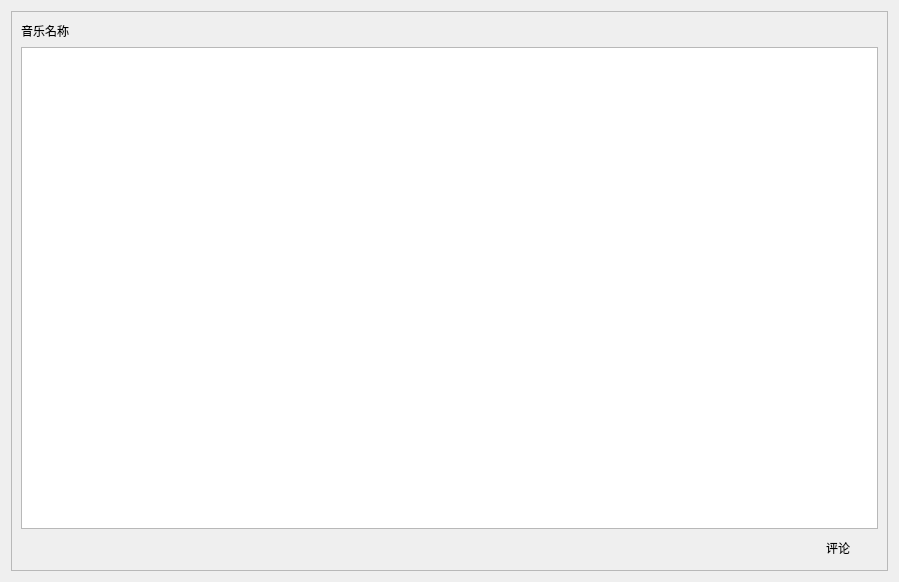
<?xml version="1.0" encoding="UTF-8"?>
<ui version="4.0">
 <class>commentShow</class>
 <widget class="QWidget" name="commentShow">
  <property name="geometry">
   <rect>
    <x>0</x>
    <y>0</y>
    <width>899</width>
    <height>582</height>
   </rect>
  </property>
  <property name="windowTitle">
   <string>Form</string>
  </property>
  <layout class="QVBoxLayout" name="verticalLayout">
   <item>
    <widget class="QScrollArea" name="scrollArea">
     <property name="widgetResizable">
      <bool>true</bool>
     </property>
     <widget class="QWidget" name="commentShowWidget">
      <property name="geometry">
       <rect>
        <x>0</x>
        <y>0</y>
        <width>875</width>
        <height>558</height>
       </rect>
      </property>
      <layout class="QVBoxLayout" name="verticalLayout_2" stretch="0,0">
       <property name="sizeConstraint">
        <enum>QLayout::SetDefaultConstraint</enum>
       </property>
       <item>
        <layout class="QHBoxLayout" name="horizontalLayout" stretch="0,0">
         <item>
          <widget class="QLabel" name="commentShowMusicLabel">
           <property name="minimumSize">
            <size>
             <width>400</width>
             <height>0</height>
            </size>
           </property>
           <property name="maximumSize">
            <size>
             <width>400</width>
             <height>1000</height>
            </size>
           </property>
           <property name="styleSheet">
            <string notr="true">font: 18pt &quot;微软雅黑&quot;;</string>
           </property>
           <property name="text">
            <string>音乐名称</string>
           </property>
          </widget>
         </item>
         <item>
          <spacer name="horizontalSpacer">
           <property name="orientation">
            <enum>Qt::Horizontal</enum>
           </property>
           <property name="sizeHint" stdset="0">
            <size>
             <width>40</width>
             <height>20</height>
            </size>
           </property>
          </spacer>
         </item>
        </layout>
       </item>
       <item>
        <layout class="QVBoxLayout" name="verticalLayout_3" stretch="0,0">
         <item>
          <widget class="QPlainTextEdit" name="CommentInputLabel">
           <property name="styleSheet">
            <string notr="true">font: 12pt &quot;微软雅黑&quot;;</string>
           </property>
          </widget>
         </item>
         <item>
          <layout class="QHBoxLayout" name="horizontalLayout_2">
           <item>
            <spacer name="horizontalSpacer_2">
             <property name="orientation">
              <enum>Qt::Horizontal</enum>
             </property>
             <property name="sizeHint" stdset="0">
              <size>
               <width>40</width>
               <height>20</height>
              </size>
             </property>
            </spacer>
           </item>
           <item>
            <widget class="QPushButton" name="CommentCommitButton">
             <property name="styleSheet">
              <string notr="true">font: 10pt &quot;微软雅黑&quot;;</string>
             </property>
             <property name="text">
              <string>评论</string>
             </property>
             <property name="flat">
              <bool>true</bool>
             </property>
            </widget>
           </item>
          </layout>
         </item>
        </layout>
       </item>
      </layout>
     </widget>
    </widget>
   </item>
  </layout>
 </widget>
 <resources/>
 <connections/>
</ui>
